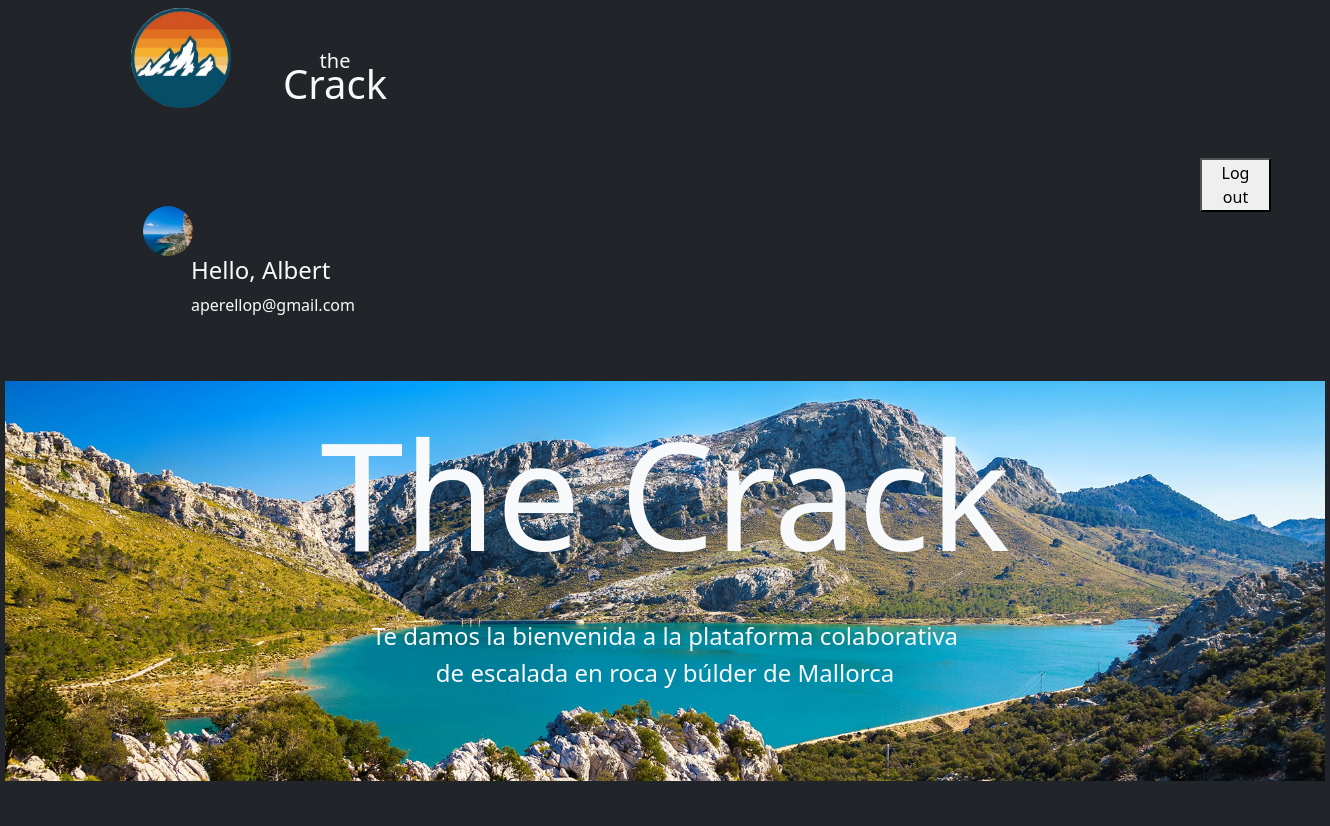
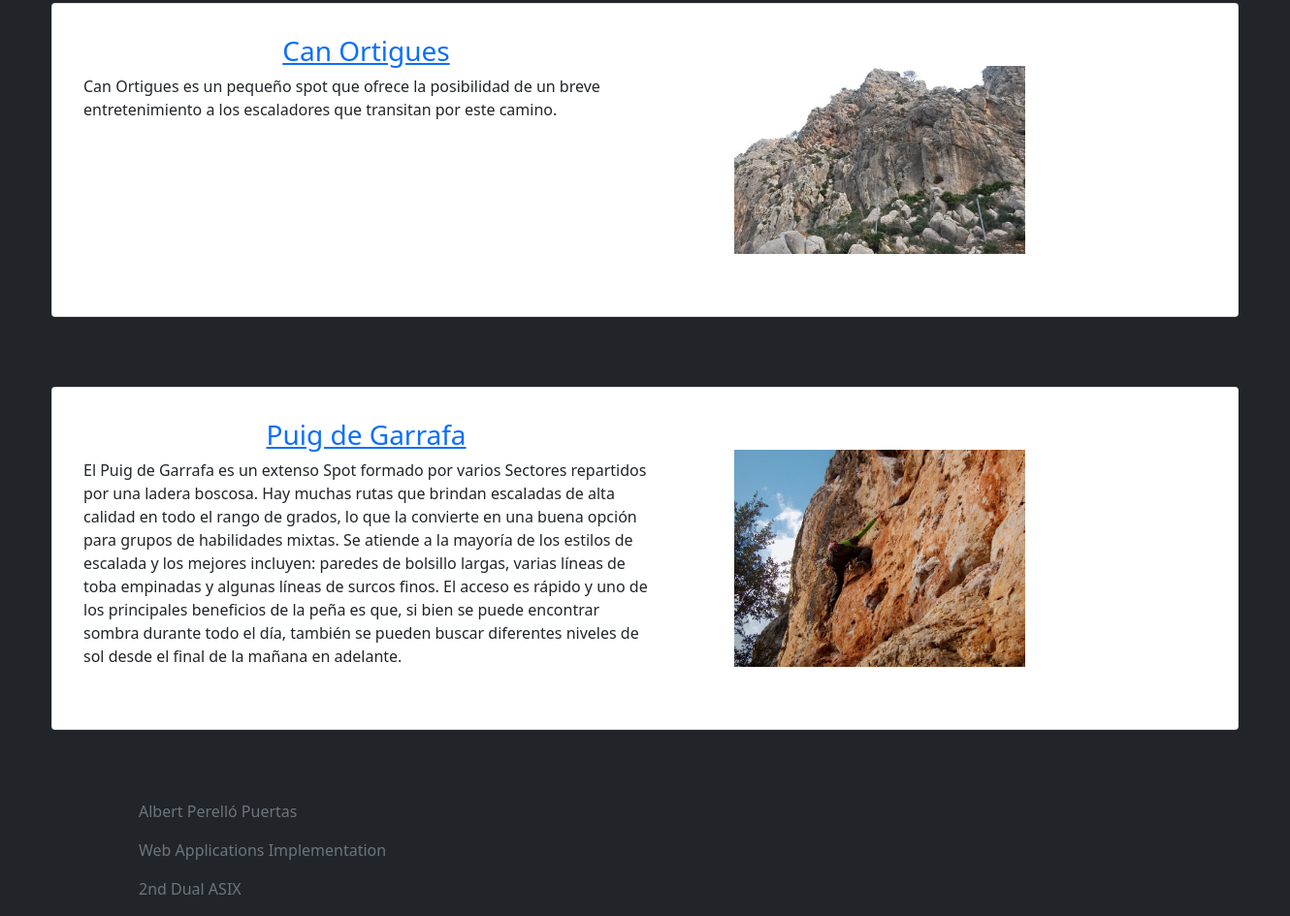
/ (signed in), run on the app's committed database (2 pictures, top to bottom).
### tables this page shows
CREATE TABLE `Spots` (
  `id` int NOT NULL,
  `name` varchar(30) NOT NULL,
  `description` varchar(1000) NOT NULL,
  `approach` varchar(1000) NOT NULL,
  `conditions` varchar(1000) NOT NULL,
  `photography` varchar(100) NOT NULL
);

### www/Content/getSpots.php (called while the page is built, shortened)
<?php
    include 'classSpot.php';
?>
<?php
    function getSpots(){
        $db = connectDB();
        $result = $db->stmt_init();
        $result->prepare('SELECT * FROM Spots;');
        $result->execute();
        $result->bind_result($id, $name, $description, $approach, $conditions, $photography);
        while ($result->fetch() != null){
            $spot[] = new Spot ($id, $name, $description, $approach, $conditions, $photography);
        }
        return $spot;
    }
?>

### www/Content/classSpot.php (called while the page is built, shortened)
<?php
    class Spot{
        public function __construct($id, $name, $description, $approach, $conditions, $photography){
            $this->id = $id;
            $this->name = $name;
            $this->description = $description;
            $this->photography = $photography;
        }
    }
?>

### www/index.php (the view, shortened to what this page needs)
<!DOCTYPE html>
<html>
    <head>
        <link href="https://cdn.jsdelivr.net/npm/bootstrap@5.1.3/dist/css/bootstrap.min.css" rel="stylesheet">
        <?php
            include './Content/getSpots.php';
            include './Structure/navbar.php';
            include './Structure/session.php';
            include './Structure/footer.php';
        ?>
    </head>
    <header>
    </header>
    <body class="bg-dark margenes">
        <div class="image-fondo cabecera body">
            <p class="text-center text-light">The Crack</p>
            <p class="h4 text-center text-light">Te damos la bienvenida a la plataforma colaborativa</p>
            <p class="h4 text-center text-light">de escalada en roca y búlder de Mallorca</p>
        </div>
        <?php
            $spots = getSpots();
            $numSpots = count($spots);
            for($i = 0; $i < $numSpots; $i++){
                print('
                    </br>
                    </br>
                    <div class="card d-flex mx-lg-5">
                        <div class="card-body">
                            <div class="row">
                                <div class="col-6 m-3">
                                    <a href="/Spots.php?id='.$spots[$i]->id.'"><p class="h3 card-title text-center">'.$spots[$i]->name.'</p></a>
                                    <p class="card-text">'.$spots[$i]->description.'</p>
                                </div>
                                <div class="col-2 m-5">
                                    <img src="'.$spots[$i]->photography.'" width="300">
                                </div>
                            </div>
                        </div>
                    </div>
                    </br>
                ');
            }
        ?>
    </body>
</html>

### www/index.php (style rules this page uses)
.image-fondo { background-image: url("./Resources/Photographies/Structure/serra-de-tramuntana-mallorca.jpg"); background-size: cover; }
.cabecera { font-size: 150px; height: 400px; width: 1320px; }
.margenes { height: 400px; width: 1320px; float: none; margin-left: auto; margin-right: auto; }
.body { text-align:center; margin:0 auto; }

### data on the page
spots: name "Can Ortigues", description "Can Ortigues es un pequeño spot que ofrece la posibilidad de un breve entretenimiento a los escaladores que transitan por este camino.", photography (picture)
spots: name "Puig de Garrafa", description "El Puig de Garrafa es un extenso Spot formado por varios Sectores repartidos por una ladera boscosa. Hay muchas rutas que brindan escaladas de alta calidad en todo el rango de grados, lo que la convierte en una buena opción para grupos de habilidades mixtas. Se atiende a la mayoría de los estilos de escalada y los mejores incluyen: paredes de bolsillo largas, varias líneas de toba empinadas y algunas líneas de surcos finos. El acceso es rápido y uno de los principales beneficios de la peña es que, si bien se puede encontrar sombra durante todo el día, también se pueden buscar diferentes niveles de sol desde el final de la mañana en adelante.", photography (picture)

### other printed values
$_SESSION['name'] "Albert"
$_SESSION['email'] "aperellop@gmail.com"
